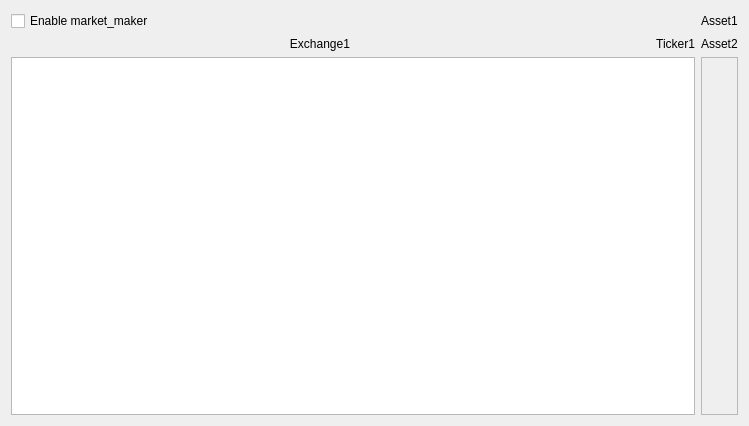
<?xml version="1.0" encoding="UTF-8"?>
<ui version="4.0">
 <class>trade_algorithm_market_maker</class>
 <widget class="QWidget" name="trade_algorithm_market_maker">
  <property name="geometry">
   <rect>
    <x>0</x>
    <y>0</y>
    <width>749</width>
    <height>426</height>
   </rect>
  </property>
  <property name="windowTitle">
   <string>Form</string>
  </property>
  <layout class="QHBoxLayout" name="horizontalLayout">
   <item>
    <layout class="QGridLayout" name="gridLayout">
     <item row="1" column="1">
      <widget class="QLabel" name="asset_2">
       <property name="text">
        <string>Asset2</string>
       </property>
      </widget>
     </item>
     <item row="0" column="1">
      <widget class="QLabel" name="asset_1">
       <property name="text">
        <string>Asset1</string>
       </property>
      </widget>
     </item>
     <item row="2" column="0">
      <widget class="QPlainTextEdit" name="orderbook1"/>
     </item>
     <item row="0" column="0">
      <widget class="QCheckBox" name="enable_market_maker">
       <property name="text">
        <string>Enable market_maker</string>
       </property>
       <property name="checked">
        <bool>false</bool>
       </property>
      </widget>
     </item>
     <item row="1" column="0">
      <layout class="QHBoxLayout" name="horizontalLayout_3">
       <item>
        <widget class="QLabel" name="exchange1">
         <property name="text">
          <string>Exchange1</string>
         </property>
         <property name="alignment">
          <set>Qt::AlignmentFlag::AlignRight|Qt::AlignmentFlag::AlignTrailing|Qt::AlignmentFlag::AlignVCenter</set>
         </property>
        </widget>
       </item>
       <item>
        <widget class="QLabel" name="ticker1">
         <property name="text">
          <string>Ticker1</string>
         </property>
         <property name="alignment">
          <set>Qt::AlignmentFlag::AlignRight|Qt::AlignmentFlag::AlignTrailing|Qt::AlignmentFlag::AlignVCenter</set>
         </property>
        </widget>
       </item>
      </layout>
     </item>
     <item row="2" column="1">
      <widget class="QFrame" name="orders_frame">
       <property name="frameShape">
        <enum>QFrame::Shape::StyledPanel</enum>
       </property>
       <property name="frameShadow">
        <enum>QFrame::Shadow::Raised</enum>
       </property>
      </widget>
     </item>
    </layout>
   </item>
  </layout>
 </widget>
 <resources/>
 <connections/>
</ui>
